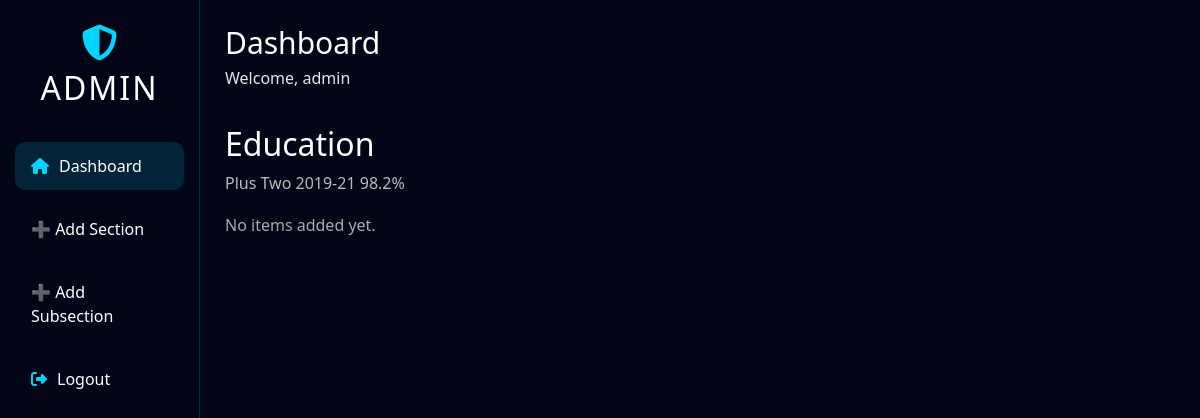
The page /admin/dashboard (signed in) on the database as committed earlier.
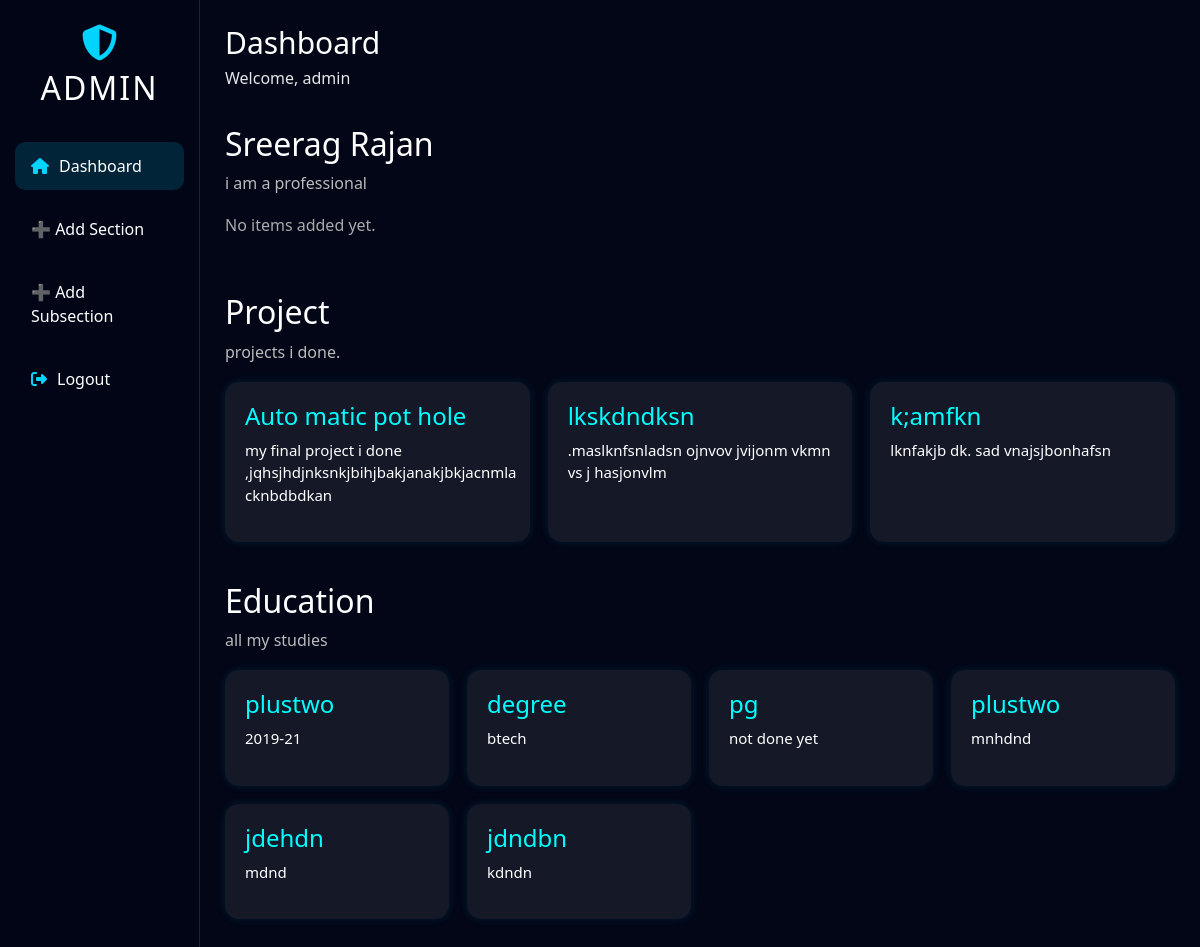
The same page on the database as committed later.
### models.py (models this page shows)
class SectionHead(db.Model):
    __tablename__ = "section_head"
    id = db.Column(db.Integer, primary_key=True)
    section_name = db.Column(db.String(100), unique=True, nullable=False)
    section_title = db.Column(db.String(200), nullable=False)
    section_description = db.Column(db.Text)
    display_order = db.Column(db.Integer, default=0)
    items = db.relationship("SectionBody", backref="section", cascade="all, delete",
                            order_by="SectionBody.item_order")

class SectionBody(db.Model):
    __tablename__ = "section_body"
    id = db.Column(db.Integer, primary_key=True)
    section_id = db.Column(db.Integer, db.ForeignKey("section_head.id"), nullable=False)
    content_key = db.Column(db.String(100), nullable=False)
    content_value = db.Column(db.Text, nullable=False)
    group_id = db.Column(db.Integer, default=0)
    item_order = db.Column(db.Integer, default=0)

### admin/routes.py (the view)
@admin_bp.route('/dashboard')
@login_required
def dashboard():
    sections = SectionHead.query.order_by(SectionHead.display_order.asc()).all()
    return render_template(
        "admin_dashboard.html",
        sections=sections
    )

### admin/routes.py (called while the page is built)
def login_required(f):
    from functools import wraps
    @wraps(f)
    def wrapper(*args, **kwargs):
        if "admin_id" not in session:
            return redirect(url_for("admin.login"))
        return f(*args, **kwargs)
    return wrapper

### templates/admin_dashboard.html
{% extends "admin_layout.html" %}
{% set active = "dashboard" %}
{% set page_title = "Dashboard" %}
{% block content %}
{% for section in sections %}
<div class="section-block">
    <h2 class="section-title">{{ section.section_title }}</h2>
    <p class="section-desc">{{ section.section_description }}</p>
    <div class="card-grid">
        {% for item in section.items %}
        <div class="content-card">
            <h4>{{ item.content_key }}</h4>
            <p>{{ item.content_value }}</p>
        </div>
        {% endfor %}
        {% if section.items|length == 0 %}
        <p style="color:#aaa;">No items added yet.</p>
        {% endif %}
    </div>
</div>
{% endfor %}
{% endblock %}

### templates/admin_layout.html (shortened to what this page needs)
<!DOCTYPE html>
<html lang="en">
<head>
    <link href="https://cdn.jsdelivr.net/npm/bootstrap@5.3.3/dist/css/bootstrap.min.css" rel="stylesheet">
    <link rel="stylesheet" href="{{ url_for('static', filename='css/admin_dashboard.css') }}">
    <link rel="stylesheet" href="https://cdnjs.cloudflare.com/ajax/libs/font-awesome/6.6.0/css/all.min.css">
</head>
<body class="admin-body">
<div class="container-fluid min-vh-100">
    <div class="row min-vh-100">
        <aside id="sidebarMenu" class="col-md-3 col-lg-2 sidebar collapse d-md-block">
            <div class="sidebar-header">
                <i class="fas fa-shield-alt logo-icon"></i>
                <h2>ADMIN</h2>
            </div>
            <ul class="sidebar-menu">
                <li>
                    <a href="{{ url_for('admin.dashboard') }}"
                       class="{% if active=='dashboard' %}active{% endif %}">
                        <i class="fas fa-home"></i> Dashboard
                    </a>
                </li>
                <li>
                    <a href="{{ url_for('admin.add_section_head') }}">
                        ➕ Add Section
                    </a>
                </li>
                <li>
                    <a href="{{ url_for('admin.add_subsection') }}">
                        ➕ Add Subsection
                    </a>
                </li>
                <li>
                    <a href="{{ url_for('admin.logout') }}" class="logout-btn">
                        <i class="fas fa-sign-out-alt"></i> Logout
                    </a>
                </li>
            </ul>
        </aside>
        <main class="col-md-9 col-lg-10 main-content">
            <header class="admin-header">
                <h1>{{ page_title }}</h1>
                <p>Welcome, {{ session['admin_username'] }}</p>
            </header>
            <section class="content-section">
                {% block content %}{% endblock %}
            </section>
        </main>
    </div>
</div>
</body>
</html>

### static/css/admin_dashboard.css (style rules this page uses)
* { margin: 0; padding: 0; box-sizing: border-box; }
body.admin-body { background: #020617; color: #ffffff; min-height: 100vh; font-family: 'Segoe UI', Tahoma, Geneva, Verdana, sans-serif; }
.sidebar { background: rgba(2, 6, 23, 0.95); min-height: 100vh; border-right: 1px solid rgba(0, 212, 255, 0.2); padding: 25px 15px; }
.sidebar-header { text-align: center; margin-bottom: 35px; }
.logo-icon { font-size: 36px; color: #00d4ff; margin-bottom: 8px; }
.sidebar-header h2 { color: #ffffff; letter-spacing: 2px; }
.sidebar-menu { list-style: none; padding: 0; }
.sidebar-menu li { margin-bottom: 15px; }
.sidebar-menu a { display: flex; align-items: center; gap: 10px; padding: 12px 16px; color: #ffffff !important; text-decoration: none; border-radius: 10px; transition: 0.3s ease; font-weight: 500; }
.sidebar-menu a i { color: #00d4ff; }
.sidebar-menu a:hover, .sidebar-menu a.active { background: rgba(0, 212, 255, 0.15); }
.logout-btn { color: #ff4d4d !important; }
.main-content { padding: 25px; min-height: 100vh; }
.admin-header { margin-bottom: 35px; }
.admin-header h1 { font-size: 30px; margin-bottom: 5px; color: #ffffff !important; }
.admin-header p { color: #ffffff !important; opacity: 0.9; }
.section-block { margin-bottom: 40px; }
.section-title { color: #fff; margin-bottom: 8px; }
.section-desc { color: #bbb; margin-bottom: 18px; }
.card-grid { display: grid; grid-template-columns: repeat(auto-fit, minmax(220px, 1fr)); gap: 18px; }
.content-card { background: rgba(255,255,255,0.07); padding: 20px; border-radius: 14px; box-shadow: 0 0 10px rgba(0,255,255,0.1); }
.content-card h4 { color: cyan; margin-bottom: 8px; }
.content-card p { color: #fff; font-size: 15px; }

Rows that differ between the two databases and show on the page:
added SectionHead: section_title "Sreerag Rajan", section_description "i am a professional", shows "No items added yet."
added SectionHead: section_title "Project", section_description "projects i done."
added SectionBody: content_key "Auto matic pot hole", content_value "my final project i done ,jqhsjhdjnksnkjbihjbakjanakjbkjacnmla cknbdbdkan", shown under "Project"
added SectionBody: content_key "lkskdndksn", content_value ".maslknfsnladsn ojnvov jvijonm vkmn vs j hasjonvlm", shown under "Project"
added SectionBody: content_key "k;amfkn", content_value "lknfakjb dk. sad vnajsjbonhafsn", shown under "Project"
changed SectionHead "Education": section_description "Plus Two 2019-21 98.2%" → "all my studies"; no longer shows "No items added yet."
added SectionBody: content_key "plustwo", content_value "2019-21", shown under SectionHead "Education"
added SectionBody: content_key "degree", content_value "btech", shown under SectionHead "Education"
added SectionBody: content_key "pg", content_value "not done yet", shown under SectionHead "Education"
added SectionBody: content_key "plustwo", content_value "mnhdnd", shown under SectionHead "Education"
added SectionBody: content_key "jdehdn", content_value "mdnd", shown under SectionHead "Education"
added SectionBody: content_key "jdndbn", content_value "kdndn", shown under SectionHead "Education"
